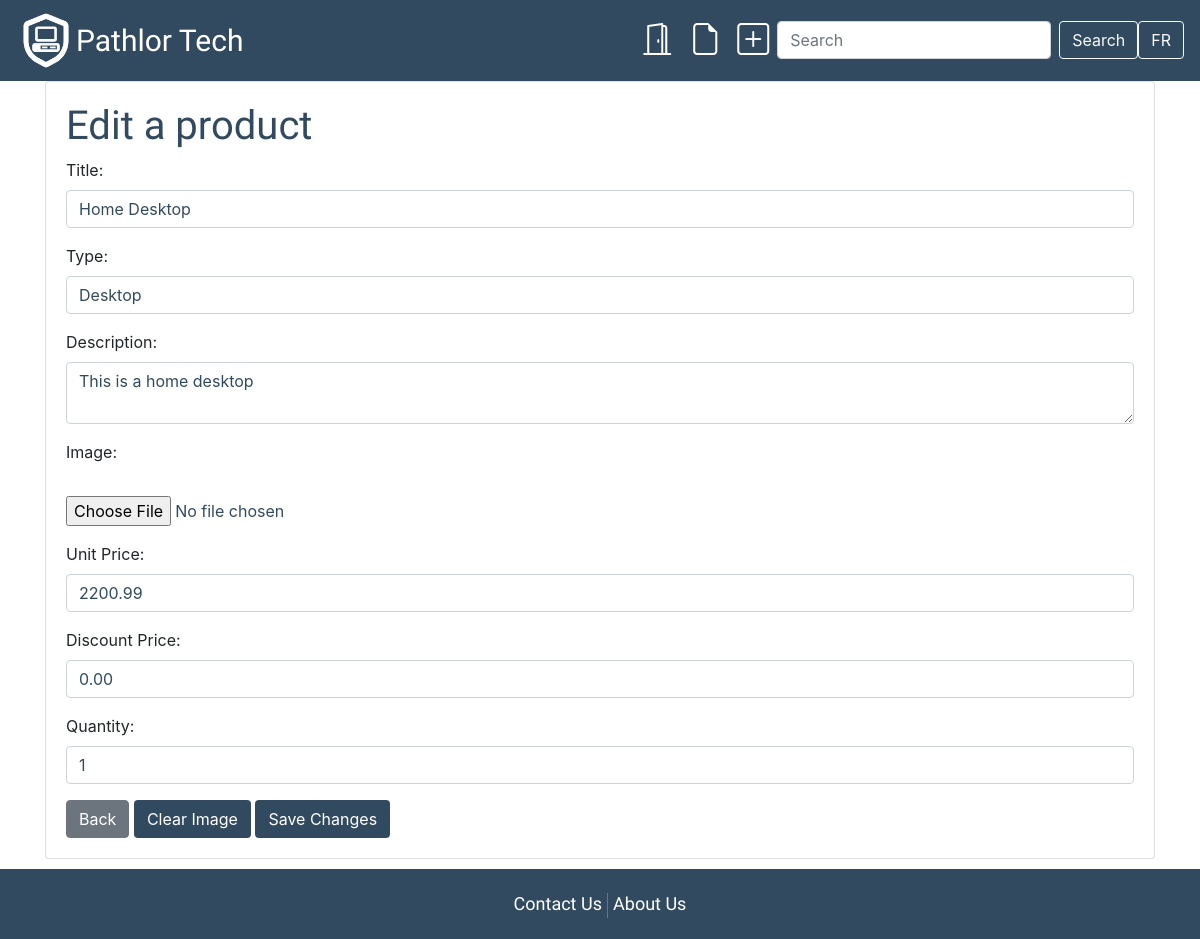
The page /Product/edit/11 (signed in) on the database its author committed.
### tables this page shows
CREATE TABLE `product` (
  `product_id` int(11) NOT NULL,
  `title` varchar(50) NOT NULL,
  `type` varchar(20) NOT NULL,
  `description` text NOT NULL,
  `image` varchar(128) DEFAULT NULL,
  `unit_price` decimal(6,2) NOT NULL,
  `discount_price` decimal(6,2) NOT NULL,
  `quantity` int(11) NOT NULL
);

### app/core/Controller.php (called while the page is built, shortened)
<?php
class Controller{
	function view($name, $data = []){
		include('app/views/' . $name . '.php');
	}
}

### app/core/App.php (called while the page is built, shortened)
<?php
class App{
	function __construct(){
		$request = $this->parseUrl($_GET['url'] ?? '');
		$method = 'index';
		if(file_exists('app/controllers/' . $request[0] . '.php'))
		{
			unset($request[0]);
		}
		$controller = new $controller;
		if(isset($request[1]) && method_exists($controller, $request[1])){
			$method = $request[1];
			unset($request[1]);
		}
		$params = array_values($request);
		call_user_func_array([$controller, $method], $params);
	}
	function parseUrl($url){
		return explode('/', trim($url, '/'));
	}
}

### index.php (called while the page is built, shortened)
<?php
    new app\core\App;

### app/models/Product.php (called while the page is built, shortened)
<?php
class Product extends \app\core\Model {
	public function get($product_id) {
    $SQL = 'SELECT * FROM product WHERE product_id = :product_id';
    $STH = self::$connection->prepare($SQL);
    $STH->execute(['product_id' => $product_id]);
    $STH->setFetchMode(\PDO::FETCH_CLASS, 'app\\models\\Product');
    return $STH->fetch();
	}
}

### app/core/Model.php (called while the page is built, shortened)
<?php
class Model{
	public static ?PDO $connection = null;
	public function __construct(){
		if(self::$connection == null){
			$env = \Dotenv\Dotenv::createImmutable(getcwd());
			$host = $_ENV['db_host'];
			$dbname = $_ENV['db_name'];
			$user = $_ENV['db_user'];
			$pass = $_ENV['db_pass'];
			$charset = $_ENV['db_charset'];
			try {
				$options = [
					PDO::ATTR_ERRMODE => PDO::ERRMODE_EXCEPTION,
					PDO::ATTR_DEFAULT_FETCH_MODE => PDO::FETCH_CLASS,
					PDO::ATTR_EMULATE_PREPARES => false
				];
				self::$connection = new PDO("mysql:host=$host;dbname=$dbname;charset=$charset", $user, $pass, $options);
				self::$connection->query("SET NAMES $charset");
			}
			catch(PDOException $e) {
				echo $e->getMessage();
			}
		}
	}
}

### app/views/Product/edit.php (the view, shortened to what this page needs)
<div class="container">
    <div class="card">
        <div class="card-body">
            <h1>Edit a product</h1>
            <form method="post" enctype="multipart/form-data">
                <div class="form-group">
                    <label for="title">Title:</label>
                    <input type="text" id="title" name="title" class="form-control" value="<?=$data->title ?>" required style="color: #324A5F;">
                </div>
                <div class="form-group">
                    <label for="type">Type:</label>
                    <input type="text" id="type" name="type" class="form-control" value="<?=$data->type ?>" required style="color: #324A5F;">
                </div>
                <div class="form-group">
                    <label for="description">Description:</label>
                    <textarea id="description" name="description" class="form-control" required style="color: #324A5F;"><?=$data->description ?></textarea>
                </div>
                <div class="form-group">
                    <label for="image">Image:</label>
                    <br>
                    <br>
                    <input type="file" id="image" name="image" class="form-control-file" accept="image/*" value="<?=$data->image ?>" style="color: #324A5F;">
                </div>
                <div class="form-group">
                    <label for="unit_price">Unit Price:</label>
                    <input id="unit_price" name="unit_price" class="form-control" value="<?=$data->unit_price ?>" required style="color: #324A5F;">
                </div>
                <div class="form-group">
                    <label for="discount_price">Discount Price:</label>
                    <input id="discount_price" name="discount_price" class="form-control" value="<?=$data->discount_price ?>" required style="color: #324A5F;">
                </div>
                <div class="form-group">
                    <label for="quantity">Quantity:</label>
                    <input type="number" id="quantity" name="quantity" class="form-control" value="<?=$data->quantity ?>" required style="color: #324A5F;">
                </div>
                <a href="/Main/index" class="btn btn-secondary">Back</a>
                <button type="button" class="btn btn-default" onclick="clearImage()" style="background-color: #324A5F; color: #FFFFFF; ">Clear Image</button>
                <button type="submit" class="btn btn-default" name="action" value='Save Changes' style="background-color: #324A5F; color: #FFFFFF; ">Save Changes</button>
            </form>
        </div>
    </div>
</div>

### css/style.css (style rules this page uses)
html { height: 100%; }
a { font-family: 'Paytone One', sans-serif; text-decoration: none; color: #FFFFFF; }
body { position: relative; margin: 0; min-height: 100%; padding-bottom: 5rem; }
h1 { font-family: 'Paytone One', sans-serif; color: #324A5F; }

### rows shown on the page
product: title "Home Desktop", type "Desktop", description "This is a home desktop", unit_price "2200.99", discount_price "0.00", quantity "1"

### other values the page prints
_('Pathlor Tech') "Pathlor Tech"
_('Contact Us') "Contact Us"
_('About Us') "About Us"
